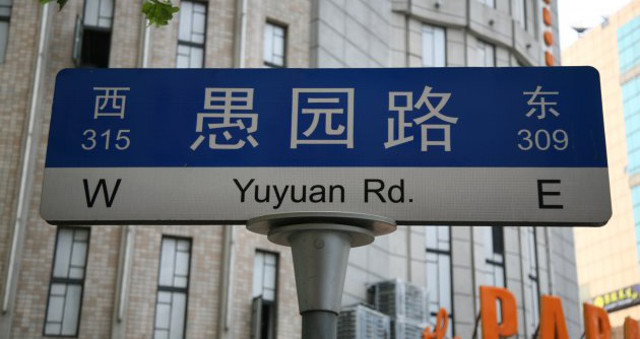
#> input picture cuda_server/modules/ocr/examples/chinese.jpg, 640 x 339 px
$ python -i utils.py   (imports and definitions only)   (older library calls are emulated)
#> lines starting #> are read from the running program, lines starting #| are printed output that depends on the picture
### cuda_server/modules/ocr/imgproc.py
"""
Copyright (c) 2019-present NAVER Corp.
MIT License
"""

# -*- coding: utf-8 -*-
import numpy as np
from skimage import io
import cv2

def loadImage(img_file):
    img = io.imread(img_file)           # RGB order
    if img.shape[0] == 2: img = img[0]
    if len(img.shape) == 2 : img = cv2.cvtColor(img, cv2.COLOR_GRAY2RGB)
    if img.shape[2] == 4:   img = img[:,:,:3]
    img = np.array(img)

    return img

# [51 lines left out: functions normalizeMeanVariance, denormalizeMeanVariance, resize_aspect_ratio, cvt2HeatmapImg, not called in this run]

### cuda_server/modules/ocr/utils.py
from __future__ import print_function

import torch
import pickle
import numpy as np
import math
import cv2
from PIL import Image
import hashlib
import sys, os, subprocess
from zipfile import ZipFile
from .imgproc import loadImage
from logging import getLogger

if sys.version_info[0] == 2:
    from six.moves.urllib.request import urlretrieve
else:
    from urllib.request import urlretrieve


LOGGER = getLogger(__name__)


# [38 lines left out: functions consecutive, word_segmentation, not called in this run]


class BeamEntry:
    "information about one single beam at specific time-step"
    # [8 lines left out: function __init__, not called in this run]

class BeamState:
    "information about the beams at specific time-step"
    def __init__(self):
        self.entries = {}

    # [163 lines left out: functions norm, sort, wordsearch, applyLM, simplify_label, fast_simplify_label and 2 more, not called in this run]


class CTCLabelConverter(object):
    """ Convert between text-label and text-index """

    # [267 lines left out: functions __init__, encode, decode_greedy, decode_beamsearch, decode_wordbeamsearch, four_point_transform and 3 more, not called in this run]

def diff(input_list):
    return max(input_list)-min(input_list)

# [69 lines left out: function get_paragraph, not called in this run]


def reformat_input(image):
#> called with image = 'examples/chinese.jpg'
    if type(image) == str:
        if image.startswith('http://') or image.startswith('https://'):
            tmp, _ = urlretrieve(image)
            img_cv_grey = cv2.imread(tmp, cv2.IMREAD_GRAYSCALE)
            os.remove(tmp)
        else:
            img_cv_grey = cv2.imread(image, cv2.IMREAD_GRAYSCALE)
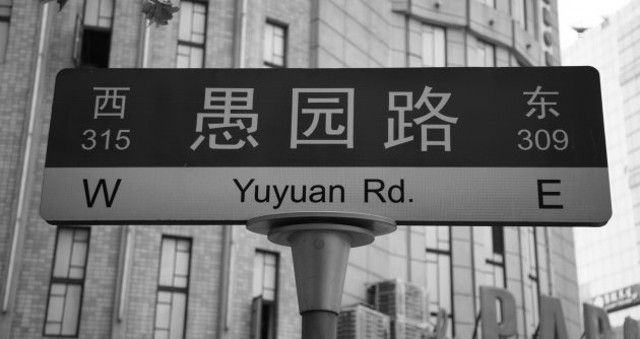
#> img_cv_grey: shape (339, 640); min 0, max 255, mean 116.8
            image = os.path.expanduser(image)
        img = loadImage(image)

    elif type(image) == bytes:
        nparr = np.frombuffer(image, np.uint8)
        img = cv2.imdecode(nparr, cv2.IMREAD_COLOR)
        img = cv2.cvtColor(img, cv2.COLOR_BGR2RGB)
        img_cv_grey = cv2.cvtColor(img, cv2.COLOR_BGR2GRAY)

    elif type(image) == np.ndarray:
         # grayscale
        if len(image.shape) == 2:
            img_cv_grey = image
            img = cv2.cvtColor(image, cv2.COLOR_GRAY2BGR)

         # BGRscale
        elif len(image.shape) == 3 and image.shape[2] == 3:
            img = image
            img_cv_grey = cv2.cvtColor(image, cv2.COLOR_BGR2GRAY)

         # RGBAscale
        elif len(image.shape) == 3 and image.shape[2] == 4:
            img = image[:,:,:3]
            img = cv2.cvtColor(img, cv2.COLOR_RGB2BGR)
            img_cv_grey = cv2.cvtColor(img, cv2.COLOR_BGR2GRAY)

    else:
        raise TypeError('Invalid input type. Suppoting format = string(file path or url), bytes, numpy array')

    return img, img_cv_grey


# [71 lines left out: functions make_rotated_img_list, set_result_with_confidence, compat_tr, not called in this run]

>>> result = reformat_input('examples/chinese.jpg')
